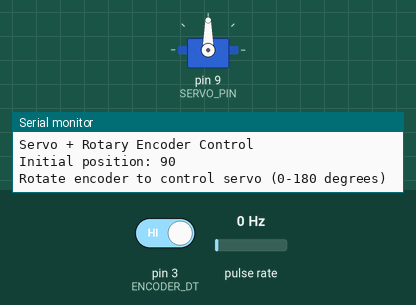
Bench run of a sketch on a simulated Arduino Uno, built with avr-gcc and run on an emulated ATmega328P. On the bench: servo, the last lines printed to the serial monitor. Wiring (inferred from the names in the program): pulse sensor: data pin 2. The test bench sets the inputs (shaded band); at power-on: pulse rate 0 Hz, pin 3 (ENCODER_DT) HIGH.

Above: at 1.2 s.
1.3 s: pulse rate (sensor on pin 2) set to 100 Hz
At 4.27 s:
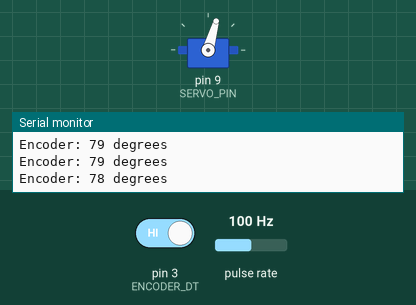
4.3 s: pin 3 (ENCODER_DT) driven LOW
7.3 s: pulse rate (sensor on pin 2) set to 150 Hz
At 8.8 s:
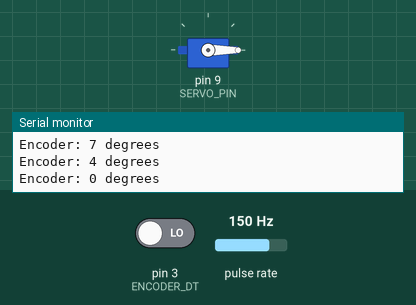
9.4 s: pulse rate (sensor on pin 2) set to 161 Hz
11.2 s: pulse rate (sensor on pin 2) set to 163 Hz
At 13.12 s:
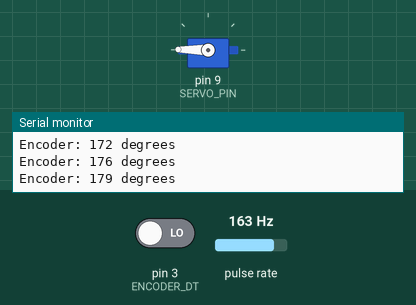
14.2 s: pin 3 (ENCODER_DT) driven HIGH
At 14.66 s:
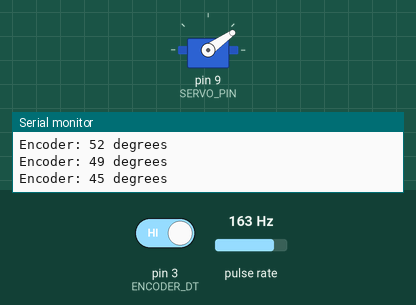
Timing chart, 0 to 46.1 s (numbered marks = the images above; inputs shaded):
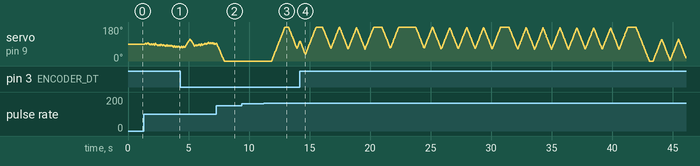

The sketch:

007_servo_pot.ino
```cpp
#include <Servo.h>

// Pin definitions
#define SERVO_PIN       9
#define ENCODER_CLK     2     // CLK pin (interrupt pin)
#define ENCODER_DT      3     // DT pin

// Create servo object
Servo myservo;

// Variables
volatile int encoderPos = 90;  // Start at 90 degrees
int lastEncoderPos = 90;
volatile boolean encoderFlag = false;

void setup() {
  Serial.begin(9600);
  Serial.println("Servo + Rotary Encoder Control");

  // Initialize servo
  myservo.attach(SERVO_PIN);
  myservo.write(encoderPos);  // Set initial position

  // Initialize encoder pins
  pinMode(ENCODER_CLK, INPUT);
  pinMode(ENCODER_DT, INPUT);

  // Attach interrupt to CLK pin
  attachInterrupt(digitalPinToInterrupt(ENCODER_CLK), readEncoder, CHANGE);

  Serial.print("Initial position: ");
  Serial.println(encoderPos);
  Serial.println("Rotate encoder to control servo (0-180 degrees)");
}

void loop() {
  // Check if encoder position changed
  if (encoderFlag) {
    encoderFlag = false;

    // Only update servo if position actually changed
    if (encoderPos != lastEncoderPos) {
      myservo.write(encoderPos);

      Serial.print("Encoder: ");
      Serial.print(encoderPos);
      Serial.println(" degrees");

      lastEncoderPos = encoderPos;
    }
  }

  delay(10);  // Small delay for stability
}

// Interrupt function for reading encoder
void readEncoder() {
  static unsigned long lastTime = 0;

  // Simple debouncing
  if (millis() - lastTime > 5) {

    // Read both pins
    int clkState = digitalRead(ENCODER_CLK);
    int dtState = digitalRead(ENCODER_DT);

    // Determine direction
    if (clkState != dtState) {
      // Clockwise - increase position
      encoderPos++;
      if (encoderPos > 180) encoderPos = 180;  // Limit to 180
    } else {
      // Counter-clockwise - decrease position
      encoderPos--;
      if (encoderPos < 0) encoderPos = 0;  // Limit to 0
    }

    encoderFlag = true;  // Signal main loop
    lastTime = millis();
  }
}
```

Measured:
- the behaviour switches between 162 and 163 Hz on pulse rate (sensor on pin 2) (found by bisection; images 2 and 3)
- after the input at 9.4 s, every drawn part: stays the same
